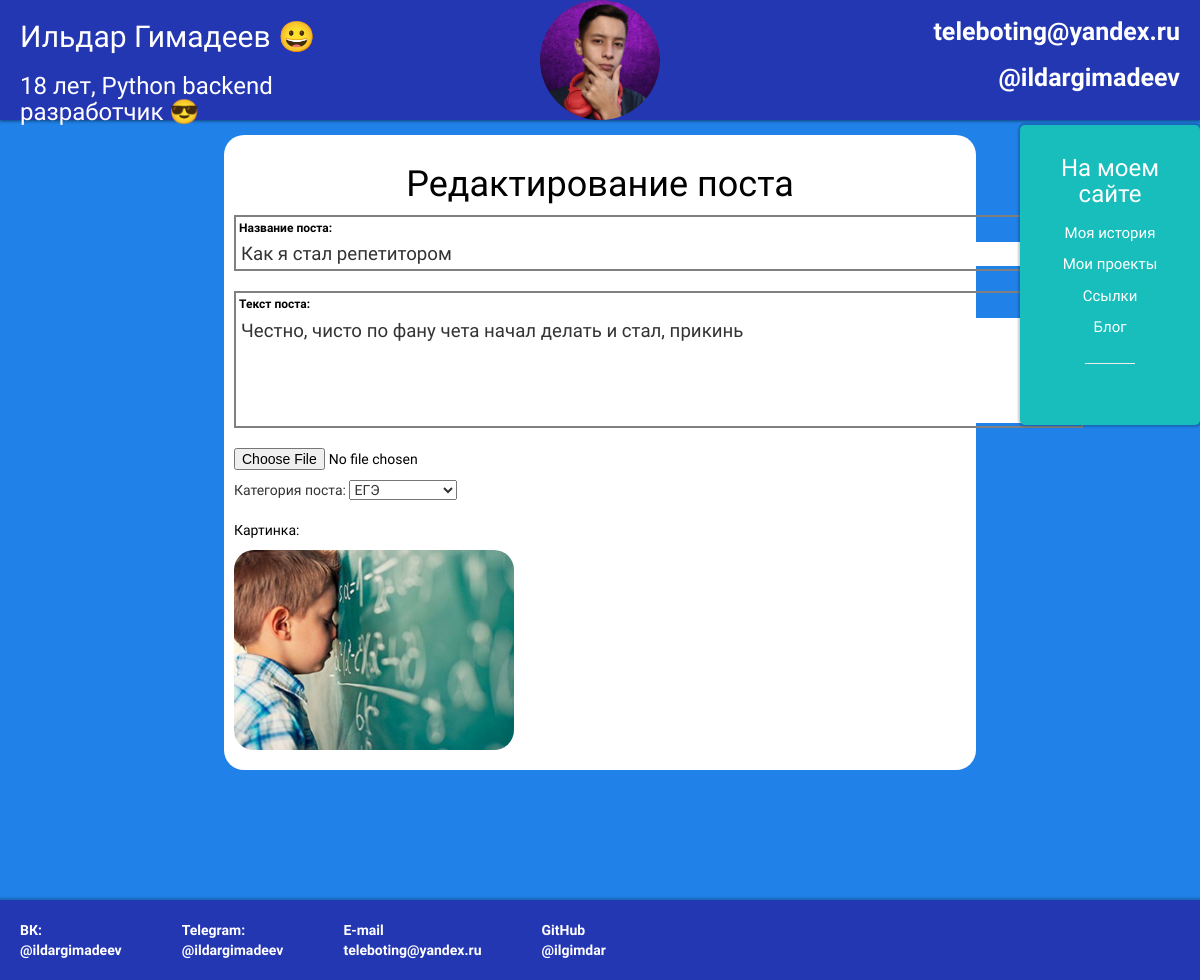
Screenshot of /articles/1/edit/ with the database file from the repository.
### blog/models.py (models this page shows, shortened)
class Post(models.Model):
    author = models.ForeignKey(settings.AUTH_USER_MODEL, on_delete=models.CASCADE, verbose_name='Автор статьи')
    title = models.CharField(max_length=200, verbose_name='Заголовок')
    text = models.TextField(verbose_name='Текст статьи')
    created_date = models.DateTimeField(default=timezone.now)
    published_date = models.DateTimeField(blank=True, null=True, verbose_name='Дата публикации')
    photo = models.ImageField(null=True)
    cat = models.ForeignKey('Category', on_delete=models.PROTECT, null=True, verbose_name='Категория')
    class Meta:
        verbose_name = 'Пост'
        verbose_name_plural = 'Посты'
        ordering = ['id']

### articles/views.py (the view, shortened to what this page needs)
# urls.py: path('/<int:pk>/edit/', views.post_edit, name='post_edit'),
def post_edit(request, pk):
    post = get_object_or_404(Post, pk=pk)
    post_obj = Post.objects.get(pk=pk)
    title = post_obj.title
    text = post_obj.text
    photo = post_obj.photo
    cat = post_obj.cat
    context = {
        'title': title,
        'text': text,
        'photo': photo,
        'cat': cat
    }
    return render(request, 'articles/post_edit.html', context=context)

### articles/templatetags/articles_tags.py (called while the page is built)
@register.simple_tag(name='getcats')
def get_categories():
    return Category.objects.all()

### articles/templates/articles/post_edit.html (shortened to what this page needs)
{% extends 'blog/base.html' %}
{% load static %}
{% load articles_tags %}
{% block content %}
<div class="content">
    <div class="new-post">
        <h1 class="post-name">Редактирование поста</h1>
        <form method="POST" class="post-form" enctype="multipart/form-data">
            <div class="full-input"><label for="post_title">Название поста:</label>
                <input id="post_title" type="text" name="title" maxlength="100" value="{{ title }}" required></div>
            <br><br>
            <div class="full-input"><label for="post_message">Текст поста:</label>
                <textarea name="text" id="post_message" required>{{ text }}</textarea>
            </div>
            <br><br>
            <div>
                <p>
                    <input type="file" id="post_image" name="post_image">
                </p>
            </div>
            Категория поста:
            <select class="selectpicker" name="cat" required>
                {% getcats as cats %}
                {% for c in cats %}
                    {% if c.id == cat.id %}
                        <option selected>{{ c.name }}</option>
                    {% else %}
                         <option>{{ c.name }}</option>
                    {% endif %}
                {% endfor %}
            </select>
            <br><br>
            <p>Картинка:</p>
            {% if photo %}
            <p><img class="post_img" src="{{ photo.url }}"></p>
            {% else %}
            <p><img class="post_img" src="{% static 'images/default.png' %}"></p>
            {% endif %}
        </form>
    </div>
</div>
{% endblock %}

### blog/static/css/styles.css (style rules this page uses)
html { scroll-behavior: smooth; }
body { background: #2081e8; font-family: 'Nunito Sans', sans-serif; }
img { pointer-events: none; }
h1 { color: white; }
p { color: black; }
.content { height:100%; background-color:#2081e8; margin-bottom: 5px; margin-left:auto; margin-right: auto; width: 80%; padding: 10px; border-radius: 5px; }
.post-name { color: black; }
.new-post { background: #ffffff; border-radius: 20px; padding: 10px; width: 80%; margin-left: auto; margin-right: auto; margin-bottom:100px; text-align: center; }
.new-post form { text-align: left; }
.full-input { display: inline-block; padding: 3px; border: 2px solid grey; }
.full-input input { width: 80ch; outline: none; border: none; display:block; line-height: 1.2em; font-size: 14pt; }
.full-input textarea { resize: none; width: 80ch; height: 10ch; outline: none; border: none; display:block; line-height: 1.2em; font-size: 14pt; }
.full-input label { display: block; font-size: 12px; color: black; }
.post_img { height: 200px; border-radius: 20px; }

### rows the page displays
Post: title "Как я стал репетитором", text "Честно, чисто по фану чета начал делать и стал, прикинь"

### other values shown
form field cat "ЕГЭ"
